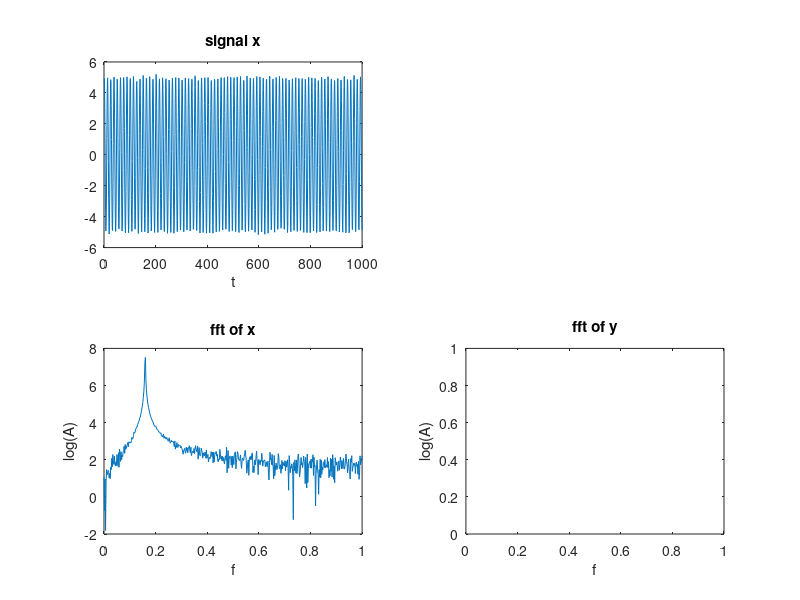

Here is the MATLAB script that generated this plot:
% create multivariate AR model
m=1;
c=0.5;
k1=1;
k3=0.3;
Ts=0.02;
sigma=0.1;
ynext = @(yprevious1,yprevious2,xprevious2)(2-0.5*Ts)*yprevious1-(1-0.5*Ts+Ts^2)*yprevious2-k3*Ts^2*yprevious2^3+Ts^2*xprevious2+normrnd(0,sigma);
xnext = @(k) 5*sin(k/2)+normrnd(0,sigma);

% generate 1000 samples
signalLength = 1000;
historyLength = 2;
y=zeros(1,signalLength + historyLength);
x=zeros(1,signalLength + historyLength);
for i=(historyLength+1):(signalLength + historyLength)
    y(i)=ynext(y(i-1),y(i-2),x(i-2));
    x(i)=xnext(i);
end
y=y((historyLength+1):(signalLength + historyLength));
x=x((historyLength+1):(signalLength + historyLength));

% plot
frequencies = linspace(0,1,signalLength/2);
subplot(2,2,1)
plot(x)
xlabel('t')
title('signal x')
subplot(2,2,2)
plot(y)
xlabel('t')
title('signal y')
subplot(2,2,3)
xfft=fft(x);
plot(frequencies,log(abs(xfft(1:(signalLength/2)))))
xlabel('f')
ylabel('log(A)')
title('fft of x')
subplot(2,2,4)
yfft=fft(y);
plot(frequencies,log(abs(yfft(1:(signalLength/2)))))
xlabel('f')
ylabel('log(A)')
title('fft of y')